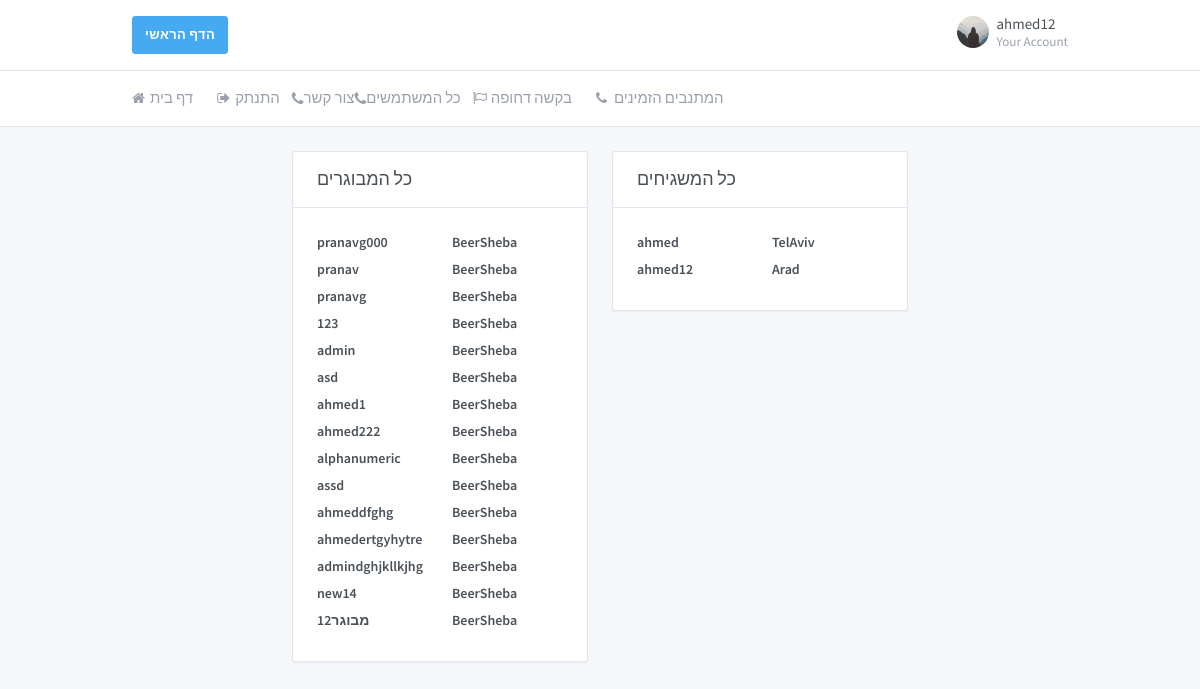
Screenshot of /all_profiles/ (signed in) with the database file from the repository.
### core/models.py (models this page shows, shortened)
class Profile(models.Model):
    user = models.OneToOneField(User, on_delete=models.CASCADE)
    profile_photo = models.FileField(default='default.jpg', upload_to='profile_photos')
    status_info = models.CharField(max_length=10, choices=Status_Info_CHOICES, default='זמין')
    is_volunteer = models.BooleanField(default=False)
    phone_regex = RegexValidator(regex=r'^\+?1?\d{9,10}$',
                                 message="Phone number must be entered in the format: '+0000000000'")
    phone_number = models.CharField(validators=[phone_regex], max_length=10, blank=True)
    gender = models.CharField(max_length=10, choices=GENDER_CHOICES, default='Male')
    address = models.CharField(max_length=40, choices=ADDRESS_CHOICES, default='BeerSheba')
    rating = models.CharField(max_length=10, choices=Rating_CHOICES, default='good')

### core/views.py (the view)
# urls.py: url(r'^all_profiles/$', views.get_all_profiles, name='core/profiles_table'),
def get_all_profiles(request):
    context = {}
    context.update({'all_volunteers': get_all_volunteers()})
    context.update({'all_elderly': get_all_elderly()})
    return render(request, 'core/profiles_table.html', context)

### core/views.py (called while the page is built)
def get_all_volunteers():
    result = list()
    users_list = Profile.objects.all()
    for user_item in users_list:
        if getattr(user_item, "is_volunteer"):
            result.append(user_item)
    return result

def get_all_elderly():
    result = list()
    users_list = Profile.objects.all()
    for user_item in users_list:
        if not getattr(user_item, "is_volunteer"):
            result.append(user_item)
    return result

### core/templates/core/profiles_table.html (shortened to what this page needs)
{%load static %}
{% load crispy_forms_tags %}
<!doctype html>
<html dir="ltr" lang="en">
<head>
    <link href="https://maxcdn.bootstrapcdn.com/font-awesome/4.7.0/css/font-awesome.min.css" rel="stylesheet">
    <link href="{%static 'core/dashboard.css'%}" rel="stylesheet"/>
</head>
<body>
<div class="page">
    <div class="page-main">
        <div class="header py-4">
            <div class="container">
                <div class="d-flex">
                    <a type="button" class="btn btn-info" href="{%url 'home'%}">הדף הראשי</a>
                    <div class="d-flex order-lg-2 ml-auto">
                        <div class="dropdown">
                            <a class="nav-link pr-0 leading-none" data-toggle="dropdown"
                               href="{%url 'profile' user.username%}">
                                <span class="avatar"
                                      style="background-image: url({{user.profile.profile_photo.url}})"></span>
                                <span class="ml-2 d-none d-lg-block">
                      <span class="text-default">{{user.username}}</span>
                      <small class="text-muted d-block mt-1">Your Account</small>
                    </span>
                            </a>
                        </div>
                    </div>
                </div>
            </div>
        </div>
        <div class="header collapse d-lg-flex p-0" id="headerMenuCollapse">
            <div class="container">
                <div class="row align-items-center">
                    <div class="col-lg order-lg-first">
                        <ul class="nav nav-tabs border-0 flex-column flex-lg-row">
                            <li class="nav-item">
                                <a class="nav-link" href="{%url 'home'%}"><i class="fa fa-home"></i> דף בית</a>
                            </li>
                            <li class="nav-item">
                                <a class="nav-link" href="{%url 'logout'%}"><i class="fa fa-sign-out"></i> התנתק</a>
                            </li>
                            <a class="nav-link" href="/contact/"><i class="fa fa-phone"></i>צור קשר</a>
                            <a class="nav-link" href="/all_profiles/"><i class="fa fa-phone"></i>כל המשתמשים</a>
                            {% if not person.profile.is_volunteer %}
                            <li class="nav-item">
                                <a class="nav-link" href="/urgent_request/"><i class="fa fa-flag-o"></i>בקשה דחופה</a>
                            </li>
                            <li class="nav-item">
                               <a class="nav-link" href="/available_profiles/"><i class="fa fa-phone"></i>המתנבים הזמינים</a>
                            </li>
                            {%endif%}
                        </ul>
                    </div>
                </div>
            </div>
        </div>
        <div class="my-3 my-md-5">
            <div class="container">
                <div class="row">
                    <div class="col-lg-2">
                    </div>
                    <div class="col-lg-4">
                        <div class="card">
                            <div class="card-header">
                                <h3 class="card-title">כל המבוגרים</h3>
                            </div>
                            <div class="card-body">
                                {%for elderly in all_elderly%}
                                <div class="row">
                                    <div class="col">
                                        <a class="text-default"
                                           href="{%url 'profile' elderly.user.username%}"><label
                                                class="form-label">{{elderly.user.username}}</label></a>
                                    </div>
                                    <div class="col">
                                        <a class="text-default"><label
                                                class="form-label">{{elderly.address}}</label></a>
                                    </div>
                                </div>
                                {%endfor%}
                            </div>
                        </div>
                    </div>
                    <div class="col-lg-4">
                        <div class="card">
                            <div class="card-header">
                                <h3 class="card-title">כל המשגיחים</h3>
                            </div>
                            <div class="card-body">
                                {%for volunteer in all_volunteers%}
                                <div class="row">
                                    <div class="col">
                                        <a class="text-default"
                                           href="{%url 'profile' volunteer.user.username%}"><label
                                                class="form-label">{{volunteer.user.username}}</label></a>
                                    </div>
                                    <div class="col">
                                        <a class="text-default"><label
                                                class="form-label">{{volunteer.address}}</label></a>
                                    </div>
                                </div>
                                {%endfor%}
                            </div>
                        </div>
                    </div>
                    <div class="col-lg-2">
                    </div>
                </div>
            </div>
        </div>
    </div>
</div>
</body>
</html>

### rows the page displays
Profile: user.username "pranavg000", address "BeerSheba"
Profile: user.username "pranav", address "BeerSheba"
Profile: user.username "pranavg", address "BeerSheba"
Profile: user.username "123", address "BeerSheba"
Profile: user.username "admin", address "BeerSheba"
Profile: user.username "asd", address "BeerSheba"
Profile: user.username "ahmed1", address "BeerSheba"
Profile: user.username "ahmed222", address "BeerSheba"
Profile: user.username "alphanumeric", address "BeerSheba"
Profile: user.username "assd", address "BeerSheba"
Profile: user.username "ahmeddfghg", address "BeerSheba"
Profile: user.username "ahmedertgyhytre", address "BeerSheba"
Profile: user.username "admindghjkllkjhg", address "BeerSheba"
Profile: user.username "new14", address "BeerSheba"
Profile: user.username "מבוגר12", address "BeerSheba"
Profile: user.username "ahmed", address "TelAviv"
Profile: user.username "ahmed12", address "Arad"

### other values shown
{{ user.username }} "ahmed12"
